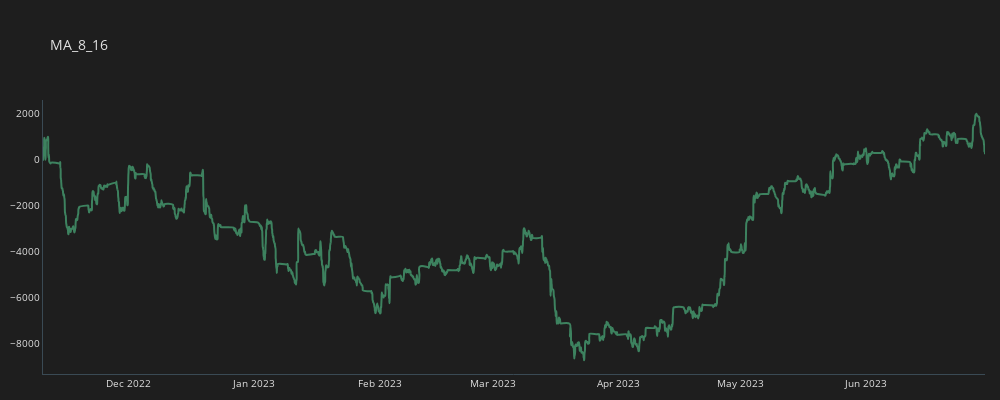
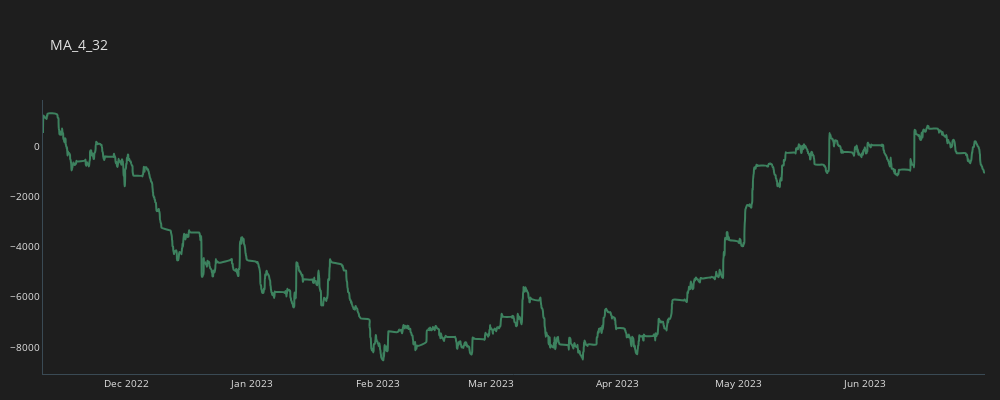
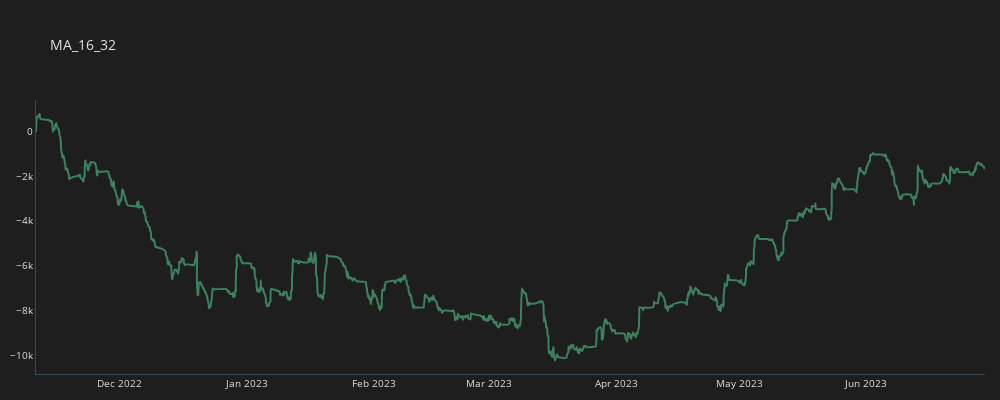

These figures' notebook cell, in order:
### Code cell
for c in crosses:   
    temp_df = all_trades[(all_trades.CROSS==c)].copy()    
    temp_df = temp_df.groupby(by="time", as_index=False).sum()
    temp_df['CUM_GAIN'] = temp_df.GAIN.cumsum()
    plot_line(temp_df, c)

### Figure 1 — Plotly figure (JSON) as saved in the notebook; plotly's stock layout.template omitted (floating-point values rounded to 4 significant figures; data arrays with more than 128 entries replaced by an {"elided": "..."} marker saying what was removed)
{"data": [{"line": {"color": "#3d825f", "shape": "spline", "width": 2}, "mode": "lines", "name": "MA_8_16", "type": "scatter", "x": {"elided": "2922 str values"}, "y": {"elided": "2922 float values"}}], "layout": {"font": {"color": "#e1e1e1", "size": 10}, "height": 400, "margin": {"b": 10, "l": 15, "r": 15}, "paper_bgcolor": "#1e1e1e", "plot_bgcolor": "#1e1e1e", "title": {"text": "MA_8_16"}, "width": 1000, "xaxis": {"linecolor": "#3a4a54", "linewidth": 1, "showgrid": false, "zeroline": false}, "yaxis": {"linecolor": "#3a4a54", "linewidth": 1, "showgrid": false, "zeroline": false}}}

### Figure 2 — Plotly figure (JSON) as saved in the notebook; plotly's stock layout.template omitted (floating-point values rounded to 4 significant figures; data arrays with more than 128 entries replaced by an {"elided": "..."} marker saying what was removed)
{"data": [{"line": {"color": "#3d825f", "shape": "spline", "width": 2}, "mode": "lines", "name": "MA_4_32", "type": "scatter", "x": {"elided": "2387 str values"}, "y": {"elided": "2387 float values"}}], "layout": {"font": {"color": "#e1e1e1", "size": 10}, "height": 400, "margin": {"b": 10, "l": 15, "r": 15}, "paper_bgcolor": "#1e1e1e", "plot_bgcolor": "#1e1e1e", "title": {"text": "MA_4_32"}, "width": 1000, "xaxis": {"linecolor": "#3a4a54", "linewidth": 1, "showgrid": false, "zeroline": false}, "yaxis": {"linecolor": "#3a4a54", "linewidth": 1, "showgrid": false, "zeroline": false}}}

### Figure 3 — Plotly figure (JSON) as saved in the notebook; plotly's stock layout.template omitted (floating-point values rounded to 4 significant figures; data arrays with more than 128 entries replaced by an {"elided": "..."} marker saying what was removed)
{"data": [{"line": {"color": "#3d825f", "shape": "spline", "width": 2}, "mode": "lines", "name": "MA_16_32", "type": "scatter", "x": {"elided": "1879 str values"}, "y": {"elided": "1879 float values"}}], "layout": {"font": {"color": "#e1e1e1", "size": 10}, "height": 400, "margin": {"b": 10, "l": 15, "r": 15}, "paper_bgcolor": "#1e1e1e", "plot_bgcolor": "#1e1e1e", "title": {"text": "MA_16_32"}, "width": 1000, "xaxis": {"linecolor": "#3a4a54", "linewidth": 1, "showgrid": false, "zeroline": false}, "yaxis": {"linecolor": "#3a4a54", "linewidth": 1, "showgrid": false, "zeroline": false}}}
